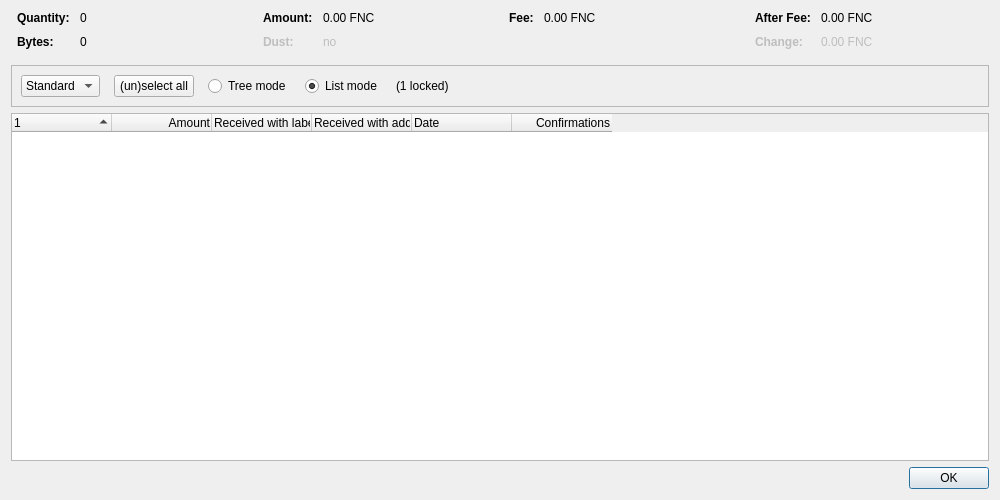
<?xml version="1.0" encoding="UTF-8"?>
<ui version="4.0">
 <class>CoinControlDialog</class>
 <widget class="QDialog" name="CoinControlDialog">
  <property name="geometry">
   <rect>
    <x>0</x>
    <y>0</y>
    <width>1000</width>
    <height>500</height>
   </rect>
  </property>
  <property name="windowTitle">
   <string>Coin Selection</string>
  </property>
  <layout class="QVBoxLayout" name="verticalLayout">
   <item>
    <layout class="QHBoxLayout" name="horizontalLayoutTop" stretch="0,0,0,0">
     <property name="topMargin">
      <number>0</number>
     </property>
     <property name="bottomMargin">
      <number>10</number>
     </property>
     <item>
      <layout class="QFormLayout" name="formLayoutCoinControl1">
       <property name="horizontalSpacing">
        <number>10</number>
       </property>
       <property name="verticalSpacing">
        <number>10</number>
       </property>
       <property name="leftMargin">
        <number>6</number>
       </property>
       <property name="rightMargin">
        <number>6</number>
       </property>
       <item row="0" column="0">
        <widget class="QLabel" name="labelCoinControlQuantityText">
         <property name="font">
          <font>
           <weight>75</weight>
           <bold>true</bold>
          </font>
         </property>
         <property name="text">
          <string>Quantity:</string>
         </property>
        </widget>
       </item>
       <item row="0" column="1">
        <widget class="QLabel" name="labelCoinControlQuantity">
         <property name="cursor">
          <cursorShape>IBeamCursor</cursorShape>
         </property>
         <property name="contextMenuPolicy">
          <enum>Qt::ActionsContextMenu</enum>
         </property>
         <property name="text">
          <string notr="true">0</string>
         </property>
         <property name="textInteractionFlags">
          <set>Qt::LinksAccessibleByMouse|Qt::TextSelectableByKeyboard|Qt::TextSelectableByMouse</set>
         </property>
        </widget>
       </item>
       <item row="1" column="0">
        <widget class="QLabel" name="labelCoinControlBytesText">
         <property name="font">
          <font>
           <weight>75</weight>
           <bold>true</bold>
          </font>
         </property>
         <property name="text">
          <string>Bytes:</string>
         </property>
        </widget>
       </item>
       <item row="1" column="1">
        <widget class="QLabel" name="labelCoinControlBytes">
         <property name="cursor">
          <cursorShape>IBeamCursor</cursorShape>
         </property>
         <property name="contextMenuPolicy">
          <enum>Qt::ActionsContextMenu</enum>
         </property>
         <property name="text">
          <string notr="true">0</string>
         </property>
         <property name="textInteractionFlags">
          <set>Qt::LinksAccessibleByMouse|Qt::TextSelectableByKeyboard|Qt::TextSelectableByMouse</set>
         </property>
        </widget>
       </item>
      </layout>
     </item>
     <item>
      <layout class="QFormLayout" name="formLayoutCoinControl2">
       <property name="horizontalSpacing">
        <number>10</number>
       </property>
       <property name="verticalSpacing">
        <number>10</number>
       </property>
       <property name="leftMargin">
        <number>6</number>
       </property>
       <property name="rightMargin">
        <number>6</number>
       </property>
       <item row="0" column="0">
        <widget class="QLabel" name="labelCoinControlAmountText">
         <property name="font">
          <font>
           <weight>75</weight>
           <bold>true</bold>
          </font>
         </property>
         <property name="text">
          <string>Amount:</string>
         </property>
        </widget>
       </item>
       <item row="0" column="1">
        <widget class="QLabel" name="labelCoinControlAmount">
         <property name="cursor">
          <cursorShape>IBeamCursor</cursorShape>
         </property>
         <property name="contextMenuPolicy">
          <enum>Qt::ActionsContextMenu</enum>
         </property>
         <property name="text">
          <string notr="true">0.00 FNC</string>
         </property>
         <property name="textInteractionFlags">
          <set>Qt::LinksAccessibleByMouse|Qt::TextSelectableByKeyboard|Qt::TextSelectableByMouse</set>
         </property>
        </widget>
       </item>
       <item row="1" column="0">
        <widget class="QLabel" name="labelCoinControlLowOutputText">
         <property name="enabled">
          <bool>false</bool>
         </property>
         <property name="font">
          <font>
           <weight>75</weight>
           <bold>true</bold>
          </font>
         </property>
         <property name="text">
          <string>Dust:</string>
         </property>
        </widget>
       </item>
       <item row="1" column="1">
        <widget class="QLabel" name="labelCoinControlLowOutput">
         <property name="enabled">
          <bool>false</bool>
         </property>
         <property name="cursor">
          <cursorShape>IBeamCursor</cursorShape>
         </property>
         <property name="contextMenuPolicy">
          <enum>Qt::ActionsContextMenu</enum>
         </property>
         <property name="text">
          <string notr="true">no</string>
         </property>
         <property name="textInteractionFlags">
          <set>Qt::LinksAccessibleByMouse|Qt::TextSelectableByKeyboard|Qt::TextSelectableByMouse</set>
         </property>
        </widget>
       </item>
      </layout>
     </item>
     <item>
      <layout class="QFormLayout" name="formLayoutCoinControl3">
       <property name="horizontalSpacing">
        <number>10</number>
       </property>
       <property name="verticalSpacing">
        <number>10</number>
       </property>
       <property name="leftMargin">
        <number>6</number>
       </property>
       <property name="rightMargin">
        <number>6</number>
       </property>
       <item row="0" column="0">
        <widget class="QLabel" name="labelCoinControlFeeText">
         <property name="font">
          <font>
           <weight>75</weight>
           <bold>true</bold>
          </font>
         </property>
         <property name="text">
          <string>Fee:</string>
         </property>
        </widget>
       </item>
       <item row="0" column="1">
        <widget class="QLabel" name="labelCoinControlFee">
         <property name="cursor">
          <cursorShape>IBeamCursor</cursorShape>
         </property>
         <property name="contextMenuPolicy">
          <enum>Qt::ActionsContextMenu</enum>
         </property>
         <property name="text">
          <string notr="true">0.00 FNC</string>
         </property>
         <property name="textInteractionFlags">
          <set>Qt::LinksAccessibleByMouse|Qt::TextSelectableByKeyboard|Qt::TextSelectableByMouse</set>
         </property>
        </widget>
       </item>
      </layout>
     </item>
     <item>
      <layout class="QFormLayout" name="formLayoutCoinControl4">
       <property name="horizontalSpacing">
        <number>10</number>
       </property>
       <property name="verticalSpacing">
        <number>10</number>
       </property>
       <property name="leftMargin">
        <number>6</number>
       </property>
       <property name="rightMargin">
        <number>6</number>
       </property>
       <item row="0" column="0">
        <widget class="QLabel" name="labelCoinControlAfterFeeText">
         <property name="font">
          <font>
           <weight>75</weight>
           <bold>true</bold>
          </font>
         </property>
         <property name="text">
          <string>After Fee:</string>
         </property>
        </widget>
       </item>
       <item row="0" column="1">
        <widget class="QLabel" name="labelCoinControlAfterFee">
         <property name="cursor">
          <cursorShape>IBeamCursor</cursorShape>
         </property>
         <property name="contextMenuPolicy">
          <enum>Qt::ActionsContextMenu</enum>
         </property>
         <property name="text">
          <string notr="true">0.00 FNC</string>
         </property>
         <property name="textInteractionFlags">
          <set>Qt::LinksAccessibleByMouse|Qt::TextSelectableByKeyboard|Qt::TextSelectableByMouse</set>
         </property>
        </widget>
       </item>
       <item row="1" column="0">
        <widget class="QLabel" name="labelCoinControlChangeText">
         <property name="enabled">
          <bool>false</bool>
         </property>
         <property name="font">
          <font>
           <weight>75</weight>
           <bold>true</bold>
          </font>
         </property>
         <property name="text">
          <string>Change:</string>
         </property>
        </widget>
       </item>
       <item row="1" column="1">
        <widget class="QLabel" name="labelCoinControlChange">
         <property name="enabled">
          <bool>false</bool>
         </property>
         <property name="cursor">
          <cursorShape>IBeamCursor</cursorShape>
         </property>
         <property name="contextMenuPolicy">
          <enum>Qt::ActionsContextMenu</enum>
         </property>
         <property name="text">
          <string notr="true">0.00 FNC</string>
         </property>
         <property name="textInteractionFlags">
          <set>Qt::LinksAccessibleByMouse|Qt::TextSelectableByKeyboard|Qt::TextSelectableByMouse</set>
         </property>
        </widget>
       </item>
      </layout>
     </item>
    </layout>
   </item>
   <item>
    <widget class="QFrame" name="frame">
     <property name="minimumSize">
      <size>
       <width>0</width>
       <height>40</height>
      </size>
     </property>
     <property name="frameShape">
      <enum>QFrame::StyledPanel</enum>
     </property>
     <property name="frameShadow">
      <enum>QFrame::Sunken</enum>
     </property>
     <layout class="QHBoxLayout" name="horizontalLayout">
      <item>
       <layout class="QHBoxLayout" name="horizontalLayoutPanel" stretch="0,0,0,0,0,0">
        <property name="spacing">
         <number>14</number>
        </property>
        <item>
         <widget class="QComboBox" name="cbxType">
          <item>
           <property name="text">
            <string>Standard</string>
           </property>
          </item>
          <item>
           <property name="text">
            <string>Blind</string>
           </property>
          </item>
          <item>
           <property name="text">
            <string>Anon</string>
           </property>
          </item>
         </widget>
        </item>
        <item>
         <widget class="QPushButton" name="pushButtonSelectAll">
          <property name="sizePolicy">
           <sizepolicy hsizetype="Maximum" vsizetype="Fixed">
            <horstretch>0</horstretch>
            <verstretch>0</verstretch>
           </sizepolicy>
          </property>
          <property name="text">
           <string>(un)select all</string>
          </property>
          <property name="autoDefault">
           <bool>false</bool>
          </property>
         </widget>
        </item>
        <item>
         <widget class="QRadioButton" name="radioTreeMode">
          <property name="sizePolicy">
           <sizepolicy hsizetype="Maximum" vsizetype="Fixed">
            <horstretch>0</horstretch>
            <verstretch>0</verstretch>
           </sizepolicy>
          </property>
          <property name="text">
           <string>Tree mode</string>
          </property>
         </widget>
        </item>
        <item>
         <widget class="QRadioButton" name="radioListMode">
          <property name="sizePolicy">
           <sizepolicy hsizetype="Maximum" vsizetype="Fixed">
            <horstretch>0</horstretch>
            <verstretch>0</verstretch>
           </sizepolicy>
          </property>
          <property name="text">
           <string>List mode</string>
          </property>
          <property name="checked">
           <bool>true</bool>
          </property>
         </widget>
        </item>
        <item>
         <widget class="QLabel" name="labelLocked">
          <property name="text">
           <string notr="true">(1 locked)</string>
          </property>
         </widget>
        </item>
        <item>
         <spacer name="horizontalSpacer">
          <property name="orientation">
           <enum>Qt::Horizontal</enum>
          </property>
          <property name="sizeHint" stdset="0">
           <size>
            <width>40</width>
            <height>20</height>
           </size>
          </property>
         </spacer>
        </item>
       </layout>
      </item>
     </layout>
    </widget>
   </item>
   <item>
    <widget class="CoinControlTreeWidget" name="treeWidget">
     <property name="contextMenuPolicy">
      <enum>Qt::CustomContextMenu</enum>
     </property>
     <property name="sortingEnabled">
      <bool>false</bool>
     </property>
     <property name="columnCount">
      <number>6</number>
     </property>
     <attribute name="headerShowSortIndicator" stdset="0">
      <bool>true</bool>
     </attribute>
     <attribute name="headerStretchLastSection">
      <bool>false</bool>
     </attribute>
     <column>
      <property name="text">
       <string/>
      </property>
     </column>
     <column>
      <property name="text">
       <string>Amount</string>
      </property>
      <property name="textAlignment">
       <set>AlignTrailing|AlignVCenter</set>
      </property>
     </column>
     <column>
      <property name="text">
       <string>Received with label</string>
      </property>
     </column>
     <column>
      <property name="text">
       <string>Received with address</string>
      </property>
     </column>
     <column>
      <property name="text">
       <string>Date</string>
      </property>
     </column>
     <column>
      <property name="text">
       <string>Confirmations</string>
      </property>
      <property name="toolTip">
       <string>Confirmed</string>
      </property>
      <property name="textAlignment">
       <set>AlignTrailing|AlignVCenter</set>
      </property>
     </column>
     <column>
      <property name="text">
       <string/>
      </property>
     </column>
     <column>
      <property name="text">
       <string/>
      </property>
     </column>
     <column>
      <property name="text">
       <string/>
      </property>
     </column>
     <column>
      <property name="text">
       <string/>
      </property>
     </column>
    </widget>
   </item>
   <item>
    <widget class="QDialogButtonBox" name="buttonBox">
     <property name="orientation">
      <enum>Qt::Horizontal</enum>
     </property>
     <property name="standardButtons">
      <set>QDialogButtonBox::Ok</set>
     </property>
    </widget>
   </item>
  </layout>
 </widget>
 <customwidgets>
  <customwidget>
   <class>CoinControlTreeWidget</class>
   <extends>QTreeWidget</extends>
   <header>qt/coincontroltreewidget.h</header>
  </customwidget>
 </customwidgets>
 <resources/>
 <connections/>
</ui>
